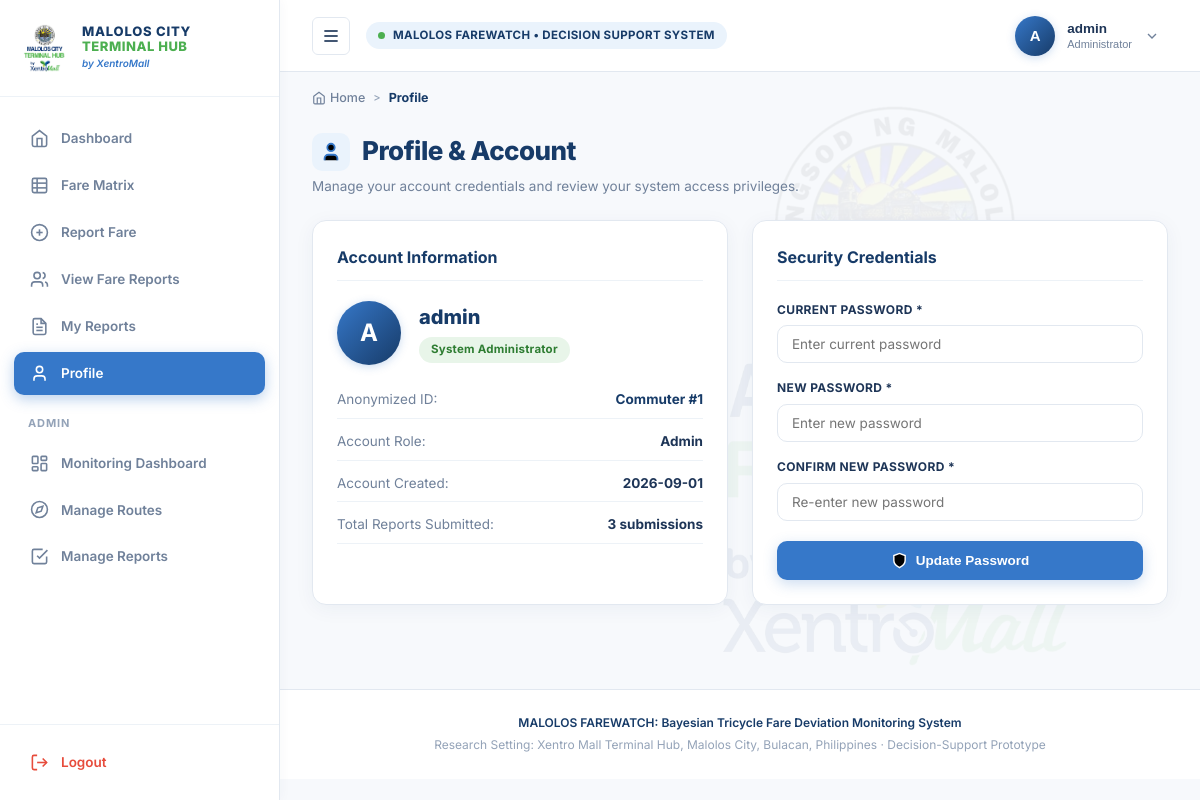
Screenshot of /profile (signed in) with the database file from the repository.
### tables this page shows
CREATE TABLE users (
    id INTEGER PRIMARY KEY AUTOINCREMENT,
    username TEXT NOT NULL UNIQUE,
    password_hash TEXT NOT NULL,
    role TEXT NOT NULL CHECK(role IN ('commuter', 'admin')),
    created_at TEXT NOT NULL DEFAULT (datetime('now', 'localtime'))
);

### app.py (the view)
@app.route("/profile")
@login_required
def profile():
    conn = db()
    uid = session["user_id"]
    user = conn.execute("SELECT * FROM users WHERE id = ?", (uid,)).fetchone()
    user_report_count = conn.execute(
        "SELECT COUNT(*) AS count FROM fare_reports WHERE user_id = ?", (uid,)
    ).fetchone()["count"]
    conn.close()
    return render_template(
        "profile.html",
        active_page="profile",
        user=user,
        user_report_count=user_report_count
    )

### app.py (called while the page is built)
def db():
    return get_db(app.config.get("DATABASE", DB_FILE))

def login_required(f):
    @wraps(f)
    def decorated_function(*args, **kwargs):
        if "user_id" not in session:
            flash("Please log in to access this page.", "warning")
            return redirect(url_for("login"))
        return f(*args, **kwargs)
    return decorated_function

### database.py (called while the page is built)
def get_db(db_path=DB_FILE):
    conn = sqlite3.connect(db_path)
    conn.row_factory = sqlite3.Row
    conn.execute("PRAGMA foreign_keys = ON;")
    return conn

### templates/profile.html (shortened to what this page needs)
{% extends "base.html" %}
{% block breadcrumb %}Profile{% endblock %}
{% block content %}
<div class="page-header">
  <div class="page-title-block">
    <div class="page-title-row">
      <div class="page-title-icon-box">
        <svg viewBox="0 0 24 24"><path d="M19 21v-2a4 4 0 0 0-4-4H9a4 4 0 0 0-4 4v2"/><circle cx="12" cy="7" r="4"/></svg>
      </div>
      <h1 class="page-title">Profile &amp; Account</h1>
    </div>
    <p class="page-subtitle">Manage your account credentials and review your system access privileges.</p>
  </div>
</div>
<div style="display:grid;grid-template-columns:1fr 1fr;gap:24px;">
  <div class="card">
    <h3 style="font-size:16px;font-weight:700;color:var(--primary-navy);margin-bottom:20px;border-bottom:1px solid var(--border-light);padding-bottom:10px;">
      Account Information
    </h3>
    <div style="display:flex;align-items:center;gap:18px;margin-bottom:24px;">
      <div class="user-avatar-circle" style="width:64px;height:64px;font-size:24px;">
        {{ user.username[0]|upper }}
      </div>
      <div>
        <div style="font-size:20px;font-weight:800;color:var(--primary-navy);">{{ user.username }}</div>
        <div style="display:inline-block;margin-top:4px;">
          {% if user.role == 'admin' %}
            <span class="status-pill status-verified">System Administrator</span>
          {% else %}
            <span class="status-pill status-pending">Commuter Member</span>
          {% endif %}
        </div>
      </div>
    </div>
    <div style="display:flex;flex-direction:column;gap:12px;font-size:13.5px;">
      <div style="display:flex;justify-content:space-between;border-bottom:1px solid var(--border-light);padding-bottom:8px;">
        <span style="color:var(--text-secondary);">Anonymized ID:</span>
        <strong class="cell-commuter">Commuter #{{ user.id }}</strong>
      </div>
      <div style="display:flex;justify-content:space-between;border-bottom:1px solid var(--border-light);padding-bottom:8px;">
        <span style="color:var(--text-secondary);">Account Role:</span>
        <strong style="text-transform:capitalize;">{{ user.role }}</strong>
      </div>
      <div style="display:flex;justify-content:space-between;border-bottom:1px solid var(--border-light);padding-bottom:8px;">
        <span style="color:var(--text-secondary);">Account Created:</span>
        <strong>{{ user.created_at[:10] }}</strong>
      </div>
      <div style="display:flex;justify-content:space-between;border-bottom:1px solid var(--border-light);padding-bottom:8px;">
        <span style="color:var(--text-secondary);">Total Reports Submitted:</span>
        <strong>{{ user_report_count }} submissions</strong>
      </div>
    </div>
  </div>
  <div class="card">
    <h3 style="font-size:16px;font-weight:700;color:var(--primary-navy);margin-bottom:20px;border-bottom:1px solid var(--border-light);padding-bottom:10px;">
      Security Credentials
    </h3>
    <form method="POST" action="{{ url_for('change_password') }}">
      <div class="form-group" style="margin-bottom:16px;">
        <label for="current_password">Current Password *</label>
        <input type="password" id="current_password" name="current_password" class="form-control" placeholder="Enter current password" required autocomplete="current-password">
      </div>
      <div class="form-group" style="margin-bottom:16px;">
        <label for="new_password">New Password *</label>
        <input type="password" id="new_password" name="new_password" class="form-control" placeholder="Enter new password" required autocomplete="new-password">
      </div>
      <div class="form-group" style="margin-bottom:20px;">
        <label for="confirm_password">Confirm New Password *</label>
        <input type="password" id="confirm_password" name="confirm_password" class="form-control" placeholder="Re-enter new password" required autocomplete="new-password">
      </div>
      <button type="submit" class="btn btn-primary" style="width:100%;">
        <svg viewBox="0 0 24 24"><path d="M12 22s8-4 8-10V5l-8-3-8 3v7c0 6 8 10 8 10z"/></svg>
        <span>Update Password</span>
      </button>
    </form>
  </div>
</div>
{% endblock %}

### static/style.css (style rules this page uses)
:root { --primary-navy: #173B68; --primary-blue: #3678C9; --primary-blue-hover: #2a63a8; --light-blue: #EAF3FC; --light-blue-hover: #dbeafe; --green: #4CAF50; --light-green: #E8F5E9; --green-dark: #2E7D32; --warning-orange: #F4A340; --light-orange: #FFF3DD; --orange-dark: #D97706; --danger-red: #E74C3C; --light-red: #FFE7E5; --red-dark: #C53030; --bg-main: #F7F9FC; --bg-card: #FFFFFF; --text-primary: #1E3557; --text-secondary: #70819A; --text-muted: #94A3B8; --border-color: #E2E8F0; --border-light: #EDF2F7; --shadow-subtle: 0 4px 20px rgba(23, 59, 104, 0.05); --shadow-card: 0 8px 30px rgba(23, 59, 104, 0.07); --shadow-elevated: 0 16px 40px rgba(23, 59, 104, 0.12); --sidebar-width: 280px; --header-height: 72px; --radius-sm: 6px; --radius-md: 10px; --radius-lg: 14px; --radius-xl: 20px; --radius-full: 9999px; --transition-fast: 0.15s ease; --transition-normal: 0.25s ease; }
*, *::before, *::after { box-sizing: border-box; margin: 0; padding: 0; }
body { font-family: 'Inter', -apple-system, BlinkMacSystemFont, 'Segoe UI', Roboto, Helvetica, Arial, sans-serif; background-color: var(--bg-main); color: var(--text-primary); line-height: 1.55; font-size: 14px; -webkit-font-smoothing: antialiased; -moz-osx-font-smoothing: grayscale; min-height: 100vh; position: relative; overflow-x: hidden; }
.user-avatar-circle { width: 40px; height: 40px; border-radius: 50%; background: linear-gradient(135deg, var(--primary-blue), var(--primary-navy)); color: #FFFFFF; display: flex; align-items: center; justify-content: center; font-weight: 700; font-size: 15px; box-shadow: 0 2px 8px rgba(54, 120, 201, 0.25); flex-shrink: 0; }
.page-header { display: flex; justify-content: space-between; align-items: flex-start; margin-bottom: 24px; gap: 20px; flex-wrap: wrap; }
.page-title-block { display: flex; flex-direction: column; }
.page-title-row { display: flex; align-items: center; gap: 12px; margin-bottom: 4px; }
.page-title-icon-box { width: 38px; height: 38px; border-radius: var(--radius-md); background-color: var(--light-blue); color: var(--primary-blue); display: flex; align-items: center; justify-content: center; flex-shrink: 0; }
.page-title-icon-box svg { width: 22px; height: 22px; stroke: currentColor; stroke-width: 2; }
.page-title { font-size: 26px; font-weight: 800; color: var(--primary-navy); letter-spacing: -0.02em; }
.page-subtitle { font-size: 13.5px; color: var(--text-secondary); max-width: 720px; line-height: 1.5; }
.btn { display: inline-flex; align-items: center; justify-content: center; gap: 8px; padding: 10px 18px; font-size: 13.5px; font-weight: 600; border-radius: var(--radius-md); border: 1px solid transparent; cursor: pointer; text-decoration: none; transition: all var(--transition-fast); white-space: nowrap; }
.btn svg { width: 17px; height: 17px; stroke-width: 2; stroke: currentColor; }
.btn-primary { background-color: var(--primary-blue); color: #FFFFFF; box-shadow: 0 4px 14px rgba(54, 120, 201, 0.25); }
.card { background-color: var(--bg-card); border: 1px solid var(--border-color); border-radius: var(--radius-lg); padding: 24px; box-shadow: var(--shadow-subtle); position: relative; margin-bottom: 24px; }
.form-group { display: flex; flex-direction: column; gap: 6px; }
.form-group label { font-size: 12px; font-weight: 700; color: var(--text-primary); text-transform: uppercase; letter-spacing: 0.03em; }
.form-control { width: 100%; padding: 10px 14px; font-size: 13.5px; color: var(--text-primary); background-color: #FFFFFF; border: 1px solid var(--border-color); border-radius: var(--radius-md); font-family: inherit; transition: border-color var(--transition-fast), box-shadow var(--transition-fast); }
.cell-commuter { font-weight: 700; color: var(--primary-navy); }
.status-pill { display: inline-flex; align-items: center; gap: 5px; padding: 4px 12px; border-radius: var(--radius-full); font-size: 11.5px; font-weight: 700; letter-spacing: 0.02em; }
.status-pill.status-verified { background-color: var(--light-green); color: var(--green-dark); }

### rows the page displays
users: username "A", username "admin", id "1", role "Admin", created_at "2026-09-01"

### other values shown
{{ session.get('username', 'U')[0]|upper }} "A"
{{ session.get('username') }} "admin"
{{ user_report_count }} "3"
